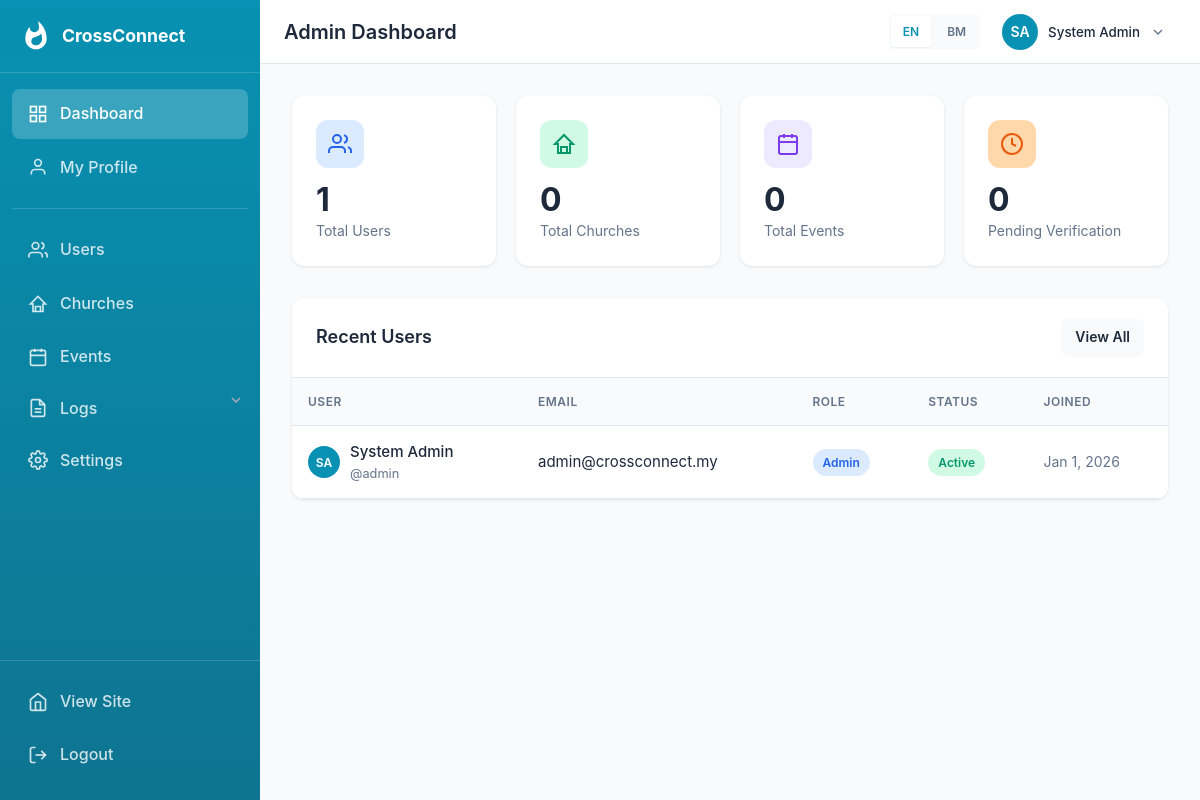
/admin/index.php (signed in), run on the app's committed database.
### tables this page shows
CREATE TABLE IF NOT EXISTS users (
    id INT AUTO_INCREMENT PRIMARY KEY,
    username VARCHAR(50) NOT NULL UNIQUE,
    email VARCHAR(100) NOT NULL UNIQUE,
    password_hash VARCHAR(255) NOT NULL,
    name VARCHAR(100) NOT NULL,
    church_name VARCHAR(150) NULL,
    preferred_language ENUM('en', 'bm') DEFAULT 'en',
    role ENUM('user', 'admin') DEFAULT 'user',
    email_verified_at TIMESTAMP NULL,
    verification_token VARCHAR(64) NULL,
    reset_token VARCHAR(64) NULL,
    reset_expires TIMESTAMP NULL,
    is_active TINYINT(1) DEFAULT 1,
    avatar_color VARCHAR(7) DEFAULT '#0891b2',
    created_at TIMESTAMP DEFAULT CURRENT_TIMESTAMP,
    updated_at TIMESTAMP DEFAULT CURRENT_TIMESTAMP ON UPDATE CURRENT_TIMESTAMP,
    last_login TIMESTAMP NULL,
    INDEX idx_email (email),
    INDEX idx_username (username),
    INDEX idx_role (role),
    INDEX idx_active (is_active)
);

### config/paths.php (called while the page is built, shortened)
<?php
function getBasePath()
{
    static $basePath = null;
    if ($basePath === null) {
        $scriptName = $_SERVER['SCRIPT_NAME'] ?? '';
        if (preg_match('#^(/[^/]*hebats[^/]*)/#i', $scriptName, $matches)) {
            $basePath = $matches[1] . '/';
        } elseif (preg_match('#^(/[^/]+/)#', $scriptName, $matches)) {
            $basePath = $matches[1];
        } else {
            $basePath = '/';
        }
    }
    return $basePath;
}
function url($path = '')
{
    $basePath = getBasePath();
    $path = ltrim($path, '/');
    return $basePath . $path;
}

### config/auth.php (called while the page is built, shortened)
<?php
function getUserInitials($name)
{
    $words = explode(' ', trim($name));
    $initials = '';
    foreach ($words as $word) {
        if (!empty($word)) {
            $initials .= strtoupper(substr($word, 0, 1));
            if (strlen($initials) >= 2)
                break;
        }
    }
    return $initials ?: '?';
}

### admin/index.php (the view, shortened to what this page needs)
<?php
require_once __DIR__ . '/../includes/dashboard-header.php';
$stats = [];
$pdo = getDbConnection();
try {
    $stats['users'] = $pdo->query("SELECT COUNT(*) FROM users")->fetchColumn();
    $stats['churches'] = $pdo->query("SELECT COUNT(*) FROM churches")->fetchColumn();
    $stats['events'] = $pdo->query("SELECT COUNT(*) FROM events")->fetchColumn();
    $stats['pending_users'] = $pdo->query("SELECT COUNT(*) FROM users WHERE email_verified_at IS NULL")->fetchColumn();
    $recentUsers = $pdo->query("
        SELECT * FROM users
        ORDER BY created_at DESC
        LIMIT 5
    ")->fetchAll(PDO::FETCH_ASSOC);
} catch (Exception $e) {
    error_log("Admin dashboard error: " . $e->getMessage());
}
?>
<div class="stats-grid">
    <div class="stat-card">
        <div class="stat-icon blue">
            <svg viewBox="0 0 24 24" fill="none" stroke="currentColor" stroke-width="2">
                <path d="M17 21v-2a4 4 0 0 0-4-4H5a4 4 0 0 0-4 4v2"></path>
                <circle cx="9" cy="7" r="4"></circle>
                <path d="M23 21v-2a4 4 0 0 0-3-3.87"></path>
                <path d="M16 3.13a4 4 0 0 1 0 7.75"></path>
            </svg>
        </div>
        <div class="stat-value"><?php echo $stats['users'] ?? 0; ?></div>
        <div class="stat-label">Total Users</div>
    </div>
    <div class="stat-card">
        <div class="stat-icon green">
            <svg viewBox="0 0 24 24" fill="none" stroke="currentColor" stroke-width="2">
                <path d="M18 21H6V12L3 12L12 3L21 12L18 12V21Z"></path>
                <path d="M9 21V15H15V21"></path>
            </svg>
        </div>
        <div class="stat-value"><?php echo $stats['churches'] ?? 0; ?></div>
        <div class="stat-label">Total Churches</div>
    </div>
    <div class="stat-card">
        <div class="stat-icon purple">
            <svg viewBox="0 0 24 24" fill="none" stroke="currentColor" stroke-width="2">
                <rect x="3" y="4" width="18" height="18" rx="2"></rect>
                <path d="M16 2V6M8 2V6M3 10H21"></path>
            </svg>
        </div>
        <div class="stat-value"><?php echo $stats['events'] ?? 0; ?></div>
        <div class="stat-label">Total Events</div>
    </div>
    <div class="stat-card">
        <div class="stat-icon orange">
            <svg viewBox="0 0 24 24" fill="none" stroke="currentColor" stroke-width="2">
                <circle cx="12" cy="12" r="10"></circle>
                <path d="M12 6v6l4 2"></path>
            </svg>
        </div>
        <div class="stat-value"><?php echo $stats['pending_users'] ?? 0; ?></div>
        <div class="stat-label">Pending Verification</div>
    </div>
</div>
<div style="display: grid; grid-template-columns: 1fr; gap: 24px;">
    <?php if (isset($recentUsers) && !empty($recentUsers)): ?>
        <div class="dashboard-card">
            <div class="card-header">
                <h3 class="card-title">Recent Users</h3>
                <a href="<?php echo url('admin/users.php'); ?>" class="btn btn-secondary btn-sm">View All</a>
            </div>
            <div class="card-body" style="padding: 0;">
                <table class="data-table">
                    <thead>
                        <tr>
                            <th>User</th>
                            <th>Email</th>
                            <th>Role</th>
                            <th>Status</th>
                            <th>Joined</th>
                        </tr>
                    </thead>
                    <tbody>
                        <?php foreach ($recentUsers as $u): ?>
                            <tr>
                                <td>
                                    <div style="display: flex; align-items: center; gap: 10px;">
                                        <div class="user-avatar"
                                            style="width: 32px; height: 32px; font-size: 0.75rem; background: <?php echo htmlspecialchars($u['avatar_color']); ?>">
                                            <?php echo getUserInitials($u['name']); ?>
                                        </div>
                                        <div>
                                            <div style="font-weight: 500;"><?php echo htmlspecialchars($u['name']); ?></div>
                                            <div style="font-size: 0.8rem; color: var(--color-text-light);">
                                                @<?php echo htmlspecialchars($u['username']); ?></div>
                                        </div>
                                    </div>
                                </td>
                                <td><?php echo htmlspecialchars($u['email']); ?></td>
                                <td>
                                    <span class="badge <?php echo $u['role'] === 'admin' ? 'badge-info' : 'badge-success'; ?>">
                                        <?php echo ucfirst($u['role']); ?>
                                    </span>
                                </td>
                                <td>
                                    <?php if (!$u['email_verified_at']): ?>
                                        <span class="badge badge-warning">Unverified</span>
                                    <?php elseif (!$u['is_active']): ?>
                                        <span class="badge badge-danger">Inactive</span>
                                    <?php else: ?>
                                        <span class="badge badge-success">Active</span>
                                    <?php endif; ?>
                                </td>
                                <td style="color: var(--color-text-light); font-size: 0.875rem;">
                                    <?php echo date('M j, Y', strtotime($u['created_at'])); ?>
                                </td>
                            </tr>
                        <?php endforeach; ?>
                    </tbody>
                </table>
            </div>
        </div>
    <?php endif; ?>
</div>
<?php require_once __DIR__ . '/../includes/dashboard-footer.php'; ?>

### data on the page
users: name "SA", name "System Admin", username "admin", email "admin@crossconnect.my", role "Admin", is_active "Active", created_at "Jan 1, 2026"

### other printed values
__($key, $replacements) "Dashboard My Profile Users Churches Events Logs Settings View Site Logout"
$pageTitle "Admin Dashboard"
getUserInitials($user['name']) "SA"
$user['name'] "System Admin"
$stats['users'] "1"
$stats['churches'] "0"
$stats['events'] "0"
$stats['pending_users'] "0"
